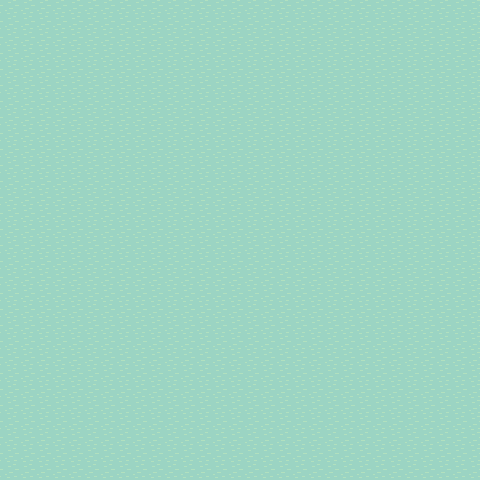

This game map was drawn from its Tiled (.tmx) file and the tilesets committed beside it. A one-line description and the trimmed map source follow:
An orthogonal 30x30 tile map with 16x16 px tiles, 1 tile layer (Water), 3 hidden layers not drawn, 4 tilesets.

<map version="1.8" tiledversion="1.8.6" orientation="orthogonal" renderorder="right-down" width="30" height="30" tilewidth="16" tileheight="16" infinite="0" nextlayerid="5" nextobjectid="1">
 <tileset firstgid="1" source="Water.tsx" />
 <tileset firstgid="5" source="Grass.tsx" />
 <tileset firstgid="85" source="Hills.tsx" />
 <tileset firstgid="121" source="Tilled Dirt.tsx" />
 <layer id="1" name="Water" width="30" height="30">
  <data>[900 cells, 900 non-empty, 1 distinct tile ids]</data>
 </layer>
 <layer id="2" name="Grass" width="30" height="30" visible="0">
  <data>[900 cells, 391 non-empty, 19 distinct tile ids]</data>
 </layer>
 <layer id="4" name="Dirt" width="30" height="30" visible="0">
  <data>[900 cells, 45 non-empty, 21 distinct tile ids]</data>
 </layer>
 <layer id="3" name="Hill" width="30" height="30" visible="0">
  <data>[900 cells, 82 non-empty, 15 distinct tile ids]</data>
 </layer>
</map>
